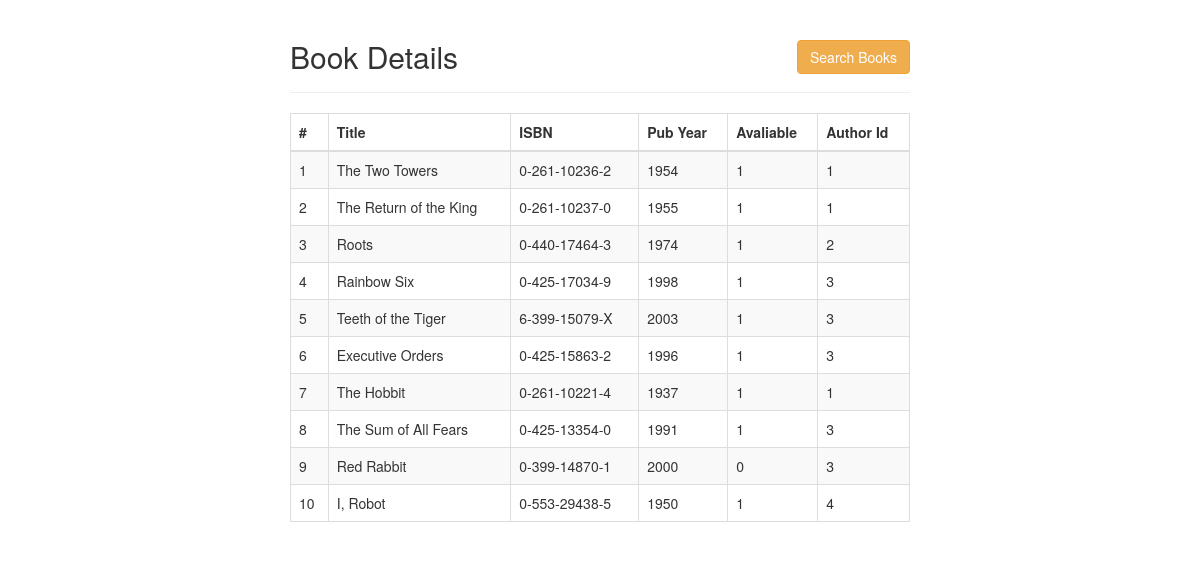
The page / on the database its author committed.
### tables this page shows
CREATE TABLE books (
        bookid int(11) NOT NULL AUTO_INCREMENT,
        authorid int(11) NOT NULL DEFAULT '0',
        title varchar(55) NOT NULL DEFAULT '',
        ISBN varchar(25) NOT NULL DEFAULT '',
        pub_year smallint(6)  NOT NULL DEFAULT '0',
        available smallint(4) NOT NULL,
        PRIMARY KEY (bookid)
);

### index.php (the view, shortened to what this page needs)
<!doctype html>
<html lang="en">
<head>
    <link rel="stylesheet" href="https://maxcdn.bootstrapcdn.com/bootstrap/3.3.7/css/bootstrap.css">
</head>
<body>
<div class="wrapper">
    <div class="container-fluid">
        <div class="row">
            <div class="col-md-12">
                <div class="page-header clearfix title">
                    <h2 class="pull-left">Book Details</h2>
                    <a href="search.php" class="btn btn-warning pull-right">Search Books</a>
                </div>
                <?php
                require_once 'config.php';
                $sql = "SELECT * FROM books";
                if($result = mysqli_query($link, $sql)) {
                    if (mysqli_num_rows($result) > 0) {
                        echo "<table class='table table-bordered table-striped'>";
                            echo "<thead>";
                                echo "<tr>";
                                    echo "<th>#</th>";
                                    echo "<th>Title</th>";
                                    echo "<th>ISBN</th>";
                                    echo "<th>Pub Year</th>";
                                    echo "<th>Avaliable</th>";
                                    echo "<th>Author Id</th>";
                                echo "</tr>";
                            echo "</thead>";
                            echo "<tbody>";
                            while ($row = mysqli_fetch_array($result)) {
                                echo "<tr>";
                                    echo "<td>" . $row['bookid'] . "</td>";
                                    echo "<td>" . $row['title'] . "</td>";
                                    echo "<td>" . $row['ISBN'] . "</td>";
                                    echo "<td>" . $row['pub_year'] . "</td>";
                                    echo "<td>" . $row['available'] . "</td>";
                                    echo "<td>" . $row['authorid'] . "</td>";
                                echo "</tr>";
                            }
                            echo "</tbody>";
                        echo "</table>";
                    } else {
                        echo "<p class='lead'><em>No records were found.</em></p>";
                    }
                } else {
                    echo "ERROR: Could not able to execute $sql. " . mysqli_error($link);
                }
                ?>
            </div>
        </div>
    </div>
</div>
</body>
</html>

### index.php (style rules this page uses)
.wrapper { width: 650px; margin: 0 auto; }
.page-header h2 { margin-top: 0; }

### rows shown on the page
books: bookid "1", title "The Two Towers", ISBN "0-261-10236-2", pub_year "1954", available "1", authorid "1"
books: bookid "2", title "The Return of the King", ISBN "0-261-10237-0", pub_year "1955", available "1", authorid "1"
books: bookid "3", title "Roots", ISBN "0-440-17464-3", pub_year "1974", available "1", authorid "2"
books: bookid "4", title "Rainbow Six", ISBN "0-425-17034-9", pub_year "1998", available "1", authorid "3"
books: bookid "5", title "Teeth of the Tiger", ISBN "6-399-15079-X", pub_year "2003", available "1", authorid "3"
books: bookid "6", title "Executive Orders", ISBN "0-425-15863-2", pub_year "1996", available "1", authorid "3"
books: bookid "7", title "The Hobbit", ISBN "0-261-10221-4", pub_year "1937", available "1", authorid "1"
books: bookid "8", title "The Sum of All Fears", ISBN "0-425-13354-0", pub_year "1991", available "1", authorid "3"
books: bookid "9", title "Red Rabbit", ISBN "0-399-14870-1", pub_year "2000", available "0", authorid "3"
books: bookid "10", title "I, Robot", ISBN "0-553-29438-5", pub_year "1950", available "1", authorid "4"
